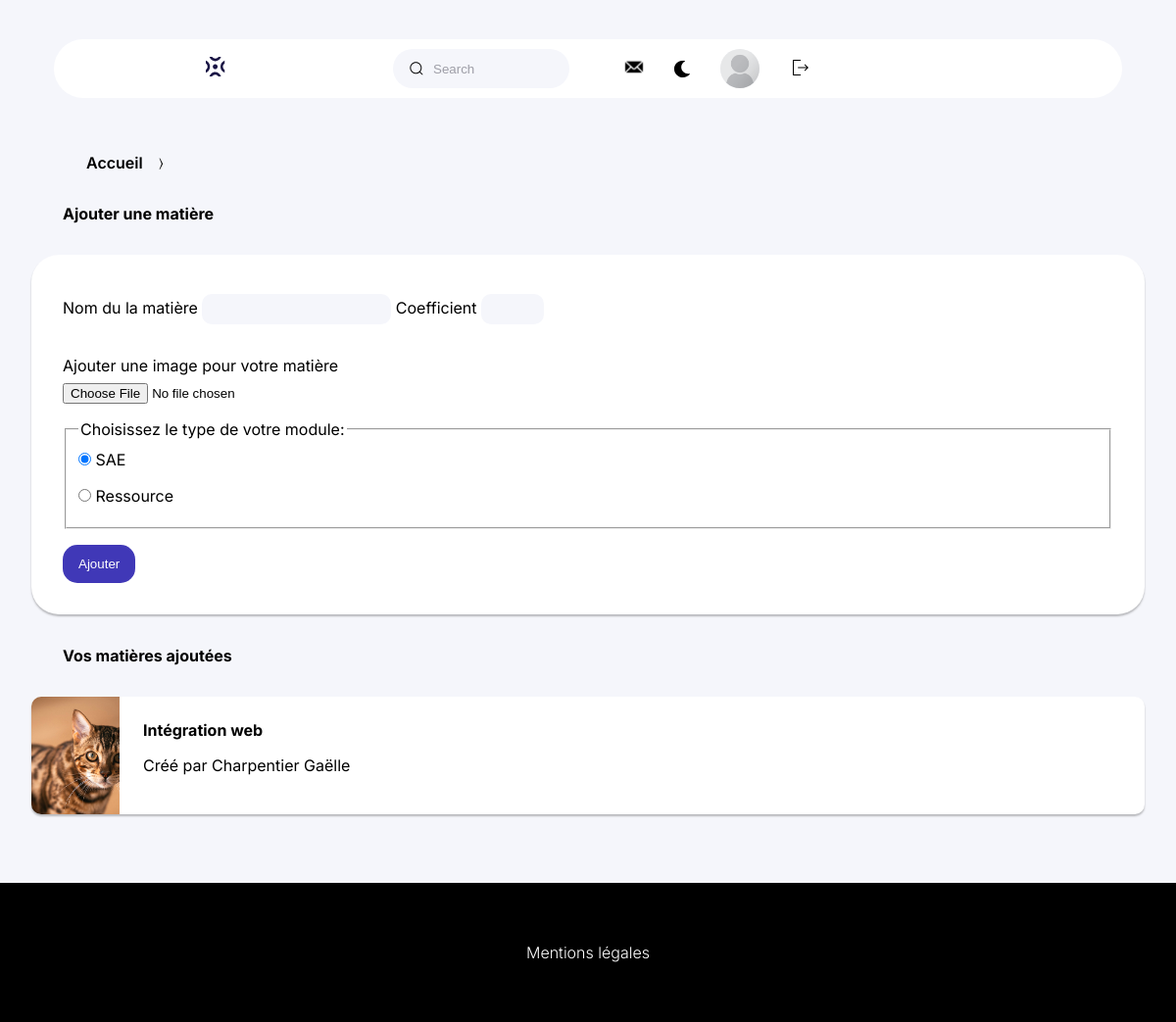
/ajout_matiere.php (signed in), run on the app's committed database.
### tables this page shows
CREATE TABLE IF NOT EXISTS `utilisateurs` (
  `login` varchar(100) NOT NULL,
  `nom` varchar(200)  NOT NULL,
  `prenom` varchar(200)  NOT NULL,
  `id_utilisateurs` int NOT NULL AUTO_INCREMENT,
  `mot_de_passe` varchar(255) NOT NULL,
  `photoprofil` text NOT NULL,
  `role` varchar(800) NOT NULL,
  `email` varchar(200)  NOT NULL,
  `promotion` varchar(100)  DEFAULT NULL,
  `bio` varchar(500)  DEFAULT NULL,
  PRIMARY KEY (`id_utilisateurs`),
  UNIQUE KEY `nom` (`nom`),
  UNIQUE KEY `prenom` (`prenom`),
  UNIQUE KEY `email` (`email`),
  UNIQUE KEY `login` (`login`)
);

CREATE TABLE IF NOT EXISTS `grossematiere` (
  `id_matiere` int NOT NULL AUTO_INCREMENT,
  `nom_mat` text NOT NULL,
  `coefficient` int NOT NULL,
  `illustration` text NOT NULL,
  `type` varchar(200)  NOT NULL,
  `prof_ext` int NOT NULL,
  PRIMARY KEY (`id_matiere`)
);

### ajout_matiere.php (the view, shortened to what this page needs)
<!DOCTYPE html>
<html lang="fr">
<head>
    <link rel='stylesheet' href='css/style_navigation.css'>
    <link rel='stylesheet' href='css/style_backoffice.css'>
    <link rel='stylesheet' href='css/dark_mode.css'>
</head>
<body>
    <header>
        <div class='menu'>
            <a href='backofficeprof.php'><img class="logo" src='./img/logo.svg' alt="page d'accueil"
                    aria-current="currentpage"></a>
            <nav class='navigation'>
                <div class='group'>
                    <input id="barre de recherche" class='input' type='search' placeholder='Search' />
                </div>
                <div class='icon-photo'>
                    <a href='messagerie.php'><img class='lettre' src='./img/1-lettre.svg' alt="messagerie"></a>
                    <button class="dark_button" onclick="toggleDarkMode()"><img class='dark_mode' src='./img/1-moon.svg'
                            alt="mode sombre"></button>
                    <div class='photo-2'>
                        <?php
                        include('connexion.php');
                        if (isset($_SESSION["login"])) {
                            $stmt = $db->prepare('SELECT * FROM utilisateurs WHERE login=:login');
                            $stmt->bindValue(':login', $_SESSION["login"], PDO::PARAM_STR);
                            $stmt->execute();
                            $result = $stmt->fetch(PDO::FETCH_ASSOC);
                            if ($result) {
                                echo "
                                <a href='profil.php'> <img src='upload/{$result['photoprofil']}' alt='' class='photo-2'></a>";
                            }
                        }
                        ?>
                    </div>
                    <form action="deconnexion.php" method="GET">
                        <button type="submit" name="deconnect" id="btnDeconnexion">
                            <img class="logout" src="img/1-logout.svg" alt="Déconnexion">
                        </button>
                    </form>
                </div>
            </nav>
        </div>
    </header>
    <main>
        <div class='contain-back'>
            <nav class="fda" aria-label="Breadcrumb">
                <ul class="ul">
                    <li><a href="backofficeprof.php">Accueil</a></li><span> 〉 </span>
                </ul>
            </nav>
            <h1 class="h1">Ajouter une matière</h1>
            <form class="ajouter" action="traitematiere.php" method="POST" enctype="multipart/form-data">
                <label for="module">Nom du la matière</label>
                <input type="text" id="module" name="matiere" required>
                <label for="co">Coefficient</label>
                <input type="number" id="co" name="coef" required min="0" max="20">
                <p>Ajouter une image pour votre matière</p>
                <input type="file" name="fichier" size="30" required> <br>
                <fieldset>
                    <legend>Choisissez le type de votre module:</legend>
                    <div>
                        <input type="radio" id="sae" name="cours" value="SAE" checked />
                        <label for="sae">SAE</label>
                    </div>
                    <div>
                        <input type="radio" id="ressource" name="cours" value="Ressources" />
                        <label for="ressource">Ressource</label>
                    </div>
                </fieldset>
                <button type="submit" name='ajoutmatiere'>Ajouter</button>
            </form>
            <div>
                <h1 class="h1">Vos matières ajoutées</h1>
                <?php
                include("connexion.php");
                if (isset($_SESSION["login"])) {
                    $requete = "SELECT * FROM grossematiere, utilisateurs WHERE prof_ext = id_utilisateurs AND utilisateurs.login = :login AND role = 'Enseignant.e'";
                    $stmt = $db->prepare($requete);
                    $stmt->bindValue(":login", $_SESSION["login"], PDO::PARAM_STR);
                    $stmt->execute();
                    $result = $stmt->fetchAll(PDO::FETCH_ASSOC);
                    foreach ($result as $cours) {
                        echo "<div class='cours'>
                            <img src='matiere/{$cours["illustration"]}' alt=''>
                            <div>
                                <h2>{$cours["nom_mat"]}</h2>
                                <p> Créé par {$cours["nom"]} {$cours["prenom"]}</p>
                            </div>
                        </div>";
                    }
                } else {
                    echo "<p> Vous n'avez pas encore de matières ajoutées </p>";
                }
                ?>
            </div>
        </div>
    </main>
    <footer>
        <a href='mentions_legales.html'>
            <p> Mentions légales </p>
        </a>
    </footer>
</body>
</html>

### css/style_navigation.css (style rules this page uses)
body { margin: 0; background-color: var(--bg); overflow-x: hidden; font-family: 'Inter', sans-serif; }
:root { --main: #ffffff; --black: #000000; --purple: #4038b7; --bg: #f5f6fb; --grey: #414141; --blue: #1a1545; }
a { text-decoration: none; color: var(--black); transition: 0.5s ease; }
li { list-style-type: none; }
header a { font: 400 1rem "Inter", sans-serif; }
h1, h2 { font-size: 1rem; }
h2 { margin-top: 0; }
.menu { display: flex; align-items: center; justify-content: space-evenly; background-color: var(--main); padding: 10px 0px; margin: 20px 25px; gap: 1rem; border-radius: 55px; }
ul li:nth-child(1) a { margin-top: 1.5rem; }
.lettre { height: 20px; }
.choix, .icon-photo { display: none; }
footer { background-color: #000; text-align: center; padding: 45px 0; margin-top: 70px; }
footer a { color: var(--main); font-weight: 300; }
.fda ul { display: flex; align-items: center; }
.fda li { margin: 1rem; font-weight: 600; }
.group { display: flex; line-height: 28px; align-items: center; position: relative; }
.input { width: 40vw; height: 40px; line-height: 28px; padding: 0 1rem; padding-left: 2.5rem; border: 1px solid transparent; border-radius: 20px; outline: none; background-color: var(--bg); color: var(--black); transition: 0.3s ease; }
.input::placeholder { color: #9e9ea7; }
.icon { position: absolute; left: 1rem; width: 1rem; height: 1rem; }
@media screen and (min-width: 768px) { .menu { margin: 35px 55px; } }
@media screen and (min-width: 1024px) { .navigation { display: flex; gap: 25px; } }
@media screen and (min-width: 1024px) { .menu { margin: 40px 15px; } }
@media screen and (min-width: 1024px) { .input { width: 15vw; } }
@media screen and (min-width: 1024px) { .icon-photo { display: flex; gap: 1.5rem; align-items: center; } }
@media screen and (min-width: 1024px) { .photo-2 { width: 40px; height: 40px; background-color: var(--bg); border-radius: 50%; } }
@media screen and (min-width: 1024px) { .logo { cursor: pointer; height: 20px; } }
@media screen and (min-width: 1024px) { #btnDeconnexion { cursor: pointer; width: 20px; height: 20px; object-fit: cover; border: none; background-color: transparent; } }
@media screen and (min-width: 1024px) { .fda ul { margin-left: 2rem; } }
@media screen and (min-width: 1080px) { .navigation { gap: 2rem; } }
@media screen and (min-width: 1200px) { .menu { margin: 40px 55px; } }
@media screen and (min-width: 1200px) { .navigation { gap: 3.5rem; } }
.dark_button { background: none; border: none; height: 20px; cursor: pointer; }

### css/style_backoffice.css (style rules this page uses)
.contain-back { min-height: 70vh; }
.h1 { padding-left: 4rem; }
.ajouter { background-color: white; box-shadow: 0px 2px 2px 0px rgba(0, 0, 0, 0.25); margin: 2rem; padding: 2rem; border-radius: 28px; }
.ajouter input, .ajouter select { margin: 0.5rem 0 1rem 0; padding: 0.5rem; background-color: var(--bg); border: transparent; border-radius: 10px; }
.ajouter button, input[type="submit"] { cursor: pointer; background-color: var(--purple); border: transparent; border-radius: 15px; padding: 0.75rem 1rem; color: var(--main); transition: background-color 0.3s ease; }
.cours { background-color: var(--main); margin: 2rem 2rem 1rem 2rem; border-radius: 10px; box-shadow: 0px 2px 2px 0px rgba(0, 0, 0, 0.25); display: flex; }
.cours img { object-fit: cover; width: 90px; border-top-left-radius: 10px ; border-bottom-left-radius: 10px ; }
.cours div { padding: 1.5rem; }
input[type="file"] { background-color: transparent; padding: 0; border-radius: 0px; }
fieldset { margin-bottom: 1rem; }
form p { margin-bottom: 0; }

### css/dark_mode.css (style rules this page uses)
:root { --dark_background: #0B1437; --dark_main: #111C44; }

### data on the page
utilisateurs: photoprofil (placeholder picture)
grossematiere: illustration (picture), nom_mat "Intégration web", utilisateurs.nom "Charpentier", utilisateurs.prenom "Gaëlle"
